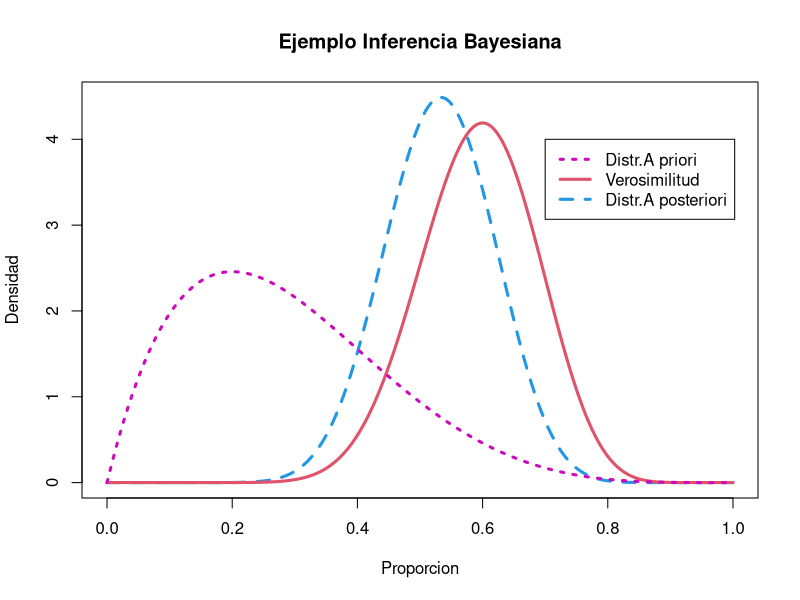

Recreate this plot in R. (Note: this script raises an error after producing the figure.)
#TFM
#DAVID RIUS CARRETERO
# Visualizaciones adicionales

################ grafica a priori y posteriori inferencia bayesiana ##########
Proporcion =seq (0,1, length =1000) # proporcion ratio
x_0 =15 #moneda cara
x_1 =10 # moneda cruz
a =2
b =5
prior = dbeta(Proporcion,a,b)
like=dbeta(Proporcion,x_0+1,x_1+1)
post=dbeta(Proporcion,a+x_0,b+x_1)
plot(Proporcion,post,type="l", ylab="Densidad", lty=2, lwd=3, col=4, main = "Ejemplo Inferencia Bayesiana")
 lines(Proporcion,like,lty=1, lwd=3, col=2)
 lines(Proporcion,prior,lty=3, lwd=3, col=6)
 legend(0.7,4,c("Distr.A priori", "Verosimilitud", "Distr.A posteriori"),
 lty=c(3,1,2) ,lwd=c(3,3,3), col=c(6,2,4))

### graficas datos random normalizados para la visualizacion de los kernels ####
x_predict <- seq(-1, 1, length.out = 201)  # x-coordenadas
l <- 1 # sd(x_predict) # si el kernel sigue una normal, l = sd (x)
sigma.n <- 1
a <- 1
per <- 1

  ############ GP exponencial 
 SE <- function(Xi,Xj, l) exp(-0.5 * (Xi - Xj) ^ 2 / l ^ 2)
 cov <- function(X, Y) outer(X, Y, SE, l)
 COV <- cov(x_predict, x_predict)
 
 ############ GP MATTERN 3_2 
 MT_3_2 <- function(Xi,Xj, l) (1+ (sqrt(3)*abs(Xi - Xj)/ l))*exp(-sqrt(3)*abs(Xi - Xj)/ l)
 # cov <- function(X, Y) outer(X, Y, MT_3_2, l)
 # COV <- cov(x_predict, x_predict)
 
 
 ############ GP MATTERN 5_2 
 MT_5_2 <- function(Xi,Xj, l) (1+ ((sqrt(5)*abs(Xi - Xj)/ l)+(5*(Xi - Xj)^2)/ 3*l^2))*exp(-sqrt(5)*abs(Xi - Xj)/ l)
 # cov <- function(X, Y) outer(X, Y, MT_5_2, l)
 # COV <- cov(x_predict, x_predict)
 
 
 ############ GP rational quadratic
 QR <- function(Xi,Xj, l, a) (1 + (Xi - Xj)^2 / (2 * a * l^2))^(-a)
 # cov <- function(X, Y) outer(X, Y, QR, l, a)
 # COV <- cov(x_predict, x_predict)
 
 ############ GP periodic kernel
 PK <- function(Xi,Xj, l, per) exp(-(2 * (sin(pi * abs(Xi - Xj) / per))^2) / l^2)
 # cov <- function(X, Y) outer(X, Y, PK, l, per)
 # COV <- cov(x_predict, x_predict)
 
set.seed(712712)
 values <- mvrnorm(5, rep(0, length=length(x_predict)), COV)
 
 # creamos un data.frame con las simulaciones realizadas
 dat <- data.frame(x=x_predict, t(values)) %>% # unificamos observaciones
   tidyr::pivot_longer(-x, names_to = "rep", values_to = "value") %>% # ordenamos
   mutate(rep = as.numeric(as.factor(rep))) # arreglamos formatos
 
 # Visualización de las distribuciones multivariantes a prior definidas solo por 
 # la matriz de covarianzas kernels
 priori <- ggplot(dat,aes(x=x,y=value)) +
   geom_line(aes(group=rep), color =  rgb(0.7, 0.1, 0.4), alpha = 1) +
   scale_y_continuous(name="Valores random normalizados") +  xlab("input, x")
# l
# a
# per
# priori
# SE_l_0.01 <- priori + ggtitle("GP - Distr. A Priori- Kernel: SE - length-scale (l)=0.01")
# SE_l_0.5   <- priori + ggtitle("GP - Distr. A Priori- Kernel: SE - length-scale (l)=0.5")
# SE_l_1 <- priori + ggtitle("GP - Distr. A Priori- Kernel: SE - length-scale (l)=1")
# 
# MT_3_2_l_0.01  <- priori + ggtitle("GP - Distr. A Priori- Kernel: MT_3/2 - length-scale (l)=0.01")
# MT_3_2_l_0.5 <- priori + ggtitle("GP - Distr. A Priori- Kernel: MT_3/2 - length-scale (l)=0.5")
# MT_3_2_l_1 <- priori + ggtitle("GP - Distr. A Priori- Kernel: MT_3/2 - length-scale (l)=1")
# 
# MT_5_2_l_0.01 <- priori + ggtitle("GP - Distr. A Priori- Kernel: MT_5/2 - length-scale (l)=0.01")
# MT_5_2_l_0.5 <- priori + ggtitle("GP - Distr. A Priori- Kernel: MT_5/2 - length-scale (l)=0.5")
# MT_5_2_l_1 <- priori + ggtitle("GP - Distr. A Priori- Kernel: MT_5/2 - length-scale (l)=1")
# 
# grid.arrange(SE_l_0.01, SE_l_0.5,SE_l_1,
#              MT_3_2_l_0.01, MT_3_2_l_0.5, MT_3_2_l_1,
#              MT_5_2_l_0.01, MT_5_2_l_0.5, MT_5_2_l_1,
#              nrow = 3, ncol = 3)
# # 
# SE_l_0.01; SE_l_0.5; SE_l_1
# MT_3_2_l_0.01; MT_3_2_l_0.5; MT_3_2_l_1
# MT_5_2_l_0.01; MT_5_2_l_0.5; MT_5_2_l_1


# QR_l_0.01_aplha_0.5 <- priori + ggtitle("GP - Distr. A Priori- Kernel: QR - length-scale (l)=0.01, alpha=0.5")
# QR_l_0.5_aplha_0.5 <- priori + ggtitle("GP - Distr. A Priori- Kernel: QR - length-scale (l)=0.5, alpha=0.5")
# QR_l_1_aplha_0.5 <- priori + ggtitle("GP - Distr. A Priori- Kernel: QR - length-scale (l)=1, alpha=0.5")
# 
# QR_l_0.01_aplha_1 <- priori + ggtitle("GP - Distr. A Priori- Kernel: QR - length-scale (l)=0.01, alpha=1")
# QR_l_0.5_aplha_1 <- priori + ggtitle("GP - Distr. A Priori- Kernel: QR - length-scale (l)=0.5, alpha=1")
# QR_l_1_aplha_1 <- priori + ggtitle("GP - Distr. A Priori- Kernel: QR - length-scale (l)=1, alpha=1")
# 
# PK_l_0.01_per_0.5 <- priori + ggtitle("GP - Distr. A Priori- Kernel: PK - length-scale (l)=0.01, periodic=0.5")
# PK_l_0.5_per_0.5 <- priori + ggtitle("GP - Distr. A Priori- Kernel: PK - length-scale (l)=0.5, periodic=0.5")
# PK_l_1_per_0.5 <- priori + ggtitle("GP - Distr. A Priori- Kernel: PK - length-scale (l)=1, periodic=0.5")
# 
# PK_l_0.01_per_1 <- priori + ggtitle("GP - Distr. A Priori- Kernel: PK - length-scale (l)=0.01, periodic=1")
# PK_l_0.5_per_1 <- priori + ggtitle("GP - Distr. A Priori- Kernel: PK - length-scale (l)=0.5, periodic=1")
# PK_l_1_per_1 <- priori + ggtitle("GP - Distr. A Priori- Kernel: PK - length-scale (l)=1, periodic=1")
# 

# QR_l_0.01_aplha_0.5;QR_l_0.5_aplha_0.5;QR_l_1_aplha_0.5
# QR_l_0.01_aplha_1;QR_l_0.5_aplha_1;QR_l_1_aplha_1
# PK_l_0.01_per_0.5;PK_l_0.5_per_0.5;PK_l_1_per_0.5
# PK_l_0.01_per_1;PK_l_0.5_per_1;PK_l_1_per_1
# grid.arrange(QR_l_0.01_aplha_0.5,QR_l_0.5_aplha_0.5,QR_l_1_aplha_0.5,
#              QR_l_0.01_aplha_1,QR_l_0.5_aplha_1,QR_l_1_aplha_1,
#              PK_l_0.01_per_0.5,PK_l_0.5_per_0.5,PK_l_1_per_0.5,
#              PK_l_0.01_per_1,PK_l_0.5_per_1,PK_l_1_per_1,
#              nrow = 4, ncol = 3)


################## visualización gráfica introduccion inputs ###################

x_train <- c(-0.81,-0.58,
             -0.2,0.33,0.51,0.9
             )
z <- c(3.21,1.8,
  0.2,-1.9,1.75,2.1
       )

y_train <- z

obs <- data.frame(x = x_train,
                  y = y_train)

x_predict <- seq(-1, 1, length.out = 101)  # x-coordenadas
l <- 0.1
sigma.n <- 0.2


############ Definición de todas las funciones de los Kernels ################
############ GP exponencial ##################################################
SE <- function(Xi,Xj, l) exp(-0.5 * (Xi - Xj) ^ 2 / l ^ 2)
cov <- function(X, Y) outer(X, Y, SE, l)
COV <- cov(x_predict, x_predict)

############################## Prior #########################################
set.seed(790790)
values <- mvrnorm(100, rep(0, length=length(x_predict)), COV)

# creamos un data.frame con las simulaciones realizadas
dat <- data.frame(x=x_predict, t(values)) %>% # unificamos observaciones
  tidyr::pivot_longer(-x, names_to = "rep", values_to = "value") %>% # ordenamos
  mutate(rep = as.numeric(as.factor(rep))) # arreglamos formatos

hist_media <- ggplot(dat, aes(x=value)) + 
  geom_density() + geom_density(color="darkblue", fill="lightblue")+
  ggtitle("Curva de Densidad (Distr. Prior)")+
  geom_vline(aes(xintercept=mean(Ef)),
             color="blue", linetype="dashed", size=1)
# Visualización de las distribuciones multivariantes a prior definidas solo por 
# la matriz de covarianzas kernels
priori <- ggplot(dat,aes(x=x,y=value)) +
  geom_line(aes(group=rep), color =  rgb(0.7, 0.1, 0.4), alpha = 0.4) +
  scale_y_continuous(name="valores de y en base al kernel SE") +  xlab("input, x")
plot_prior <- priori + ggtitle("GP - Distribuciones a Priori (Simulaciones)")
plot_prior
# extraemos la media y la matriz de covarianzas estimadas de nuestra distribuciones
# a prior
cov_xx_inv <- solve(cov(obs$x, obs$x)) # inversa de la matriz covarianzas datos observados
# Las estimaciones siguen la formulacion reflejada en el paper
Ef <- cov(x_predict, obs$x) %*% cov_xx_inv %*% obs$y  #Estimaci?m media
Cf <- cov(x_predict, x_predict) - cov(x_predict, obs$x)  %*% cov_xx_inv %*% cov(obs$x, x_predict) #Estimaci?n matrices covarianza

############################ Posterior #######################################

########################### sin ruido ########################################
# 1er escenario sin integracion de ruido (media igual a cero) ruido blanco

# Creamos de nuevo nuestras distribuciones multivariantes normales pero con las
# medias y las matrices de covarianzas esperadas como parametros
set.seed(791791)
values <- mvrnorm(100, Ef, Cf)

dat <- data.frame(x=x_predict, t(values)) %>%
  tidyr::pivot_longer(-x, names_to = "rep", values_to = "value") %>% 
  mutate(rep = as.numeric(as.factor(rep)))

# Visualización al 95% de confianza de nuestro proceso gaussiano a posteriori
gp <- data.frame(x = x_predict, Ef = Ef, sigma = 1.96*sqrt(diag(Cf)) )

post <- ggplot(dat,aes(x=x,y=value)) + 
  geom_line(aes(group=rep), color =  rgb(0.7, 0.1, 0.4), alpha = 0.2) + #REPLICATES
  geom_ribbon(data = gp, aes(x, y = Ef, ymin = Ef - sigma, ymax = Ef + sigma),
              fill="grey", alpha = 0.4) +
  geom_line(dat = gp, aes(x=x,y=Ef), size=1) + # Visualización media
  geom_point(data=obs,aes(x=x,y=y)) +  # Integración Inputs
  scale_y_continuous(name="output, f(x) = y'") +  xlab("input, x")

# plot_train_medias <- post + ggtitle("GP - Distribuciones a Posteriori sin Ruido - Punto 1")

plot_post <- post + ggtitle("GP - Distribuciones a Posteriori sin Ruido")
plot_post

########################### con ruido #########################################
# Creamos de nuevo nuestras distribuciones multivariantes normales pero con las
# medias y las matrices de covarianzas esperadas como parametros y con 
# integración de ruido (sigmma.n)

cov_xx_inv <- solve(cov(obs$x, obs$x) + sigma.n^2 * diag(1, length(obs$x)))
Ef <- cov(x_predict, obs$x) %*% cov_xx_inv %*% obs$y
Cf <- cov(x_predict, x_predict) - cov(x_predict, obs$x)  %*% cov_xx_inv %*% cov(obs$x, x_predict)

set.seed(792792)
values <- mvrnorm(100, Ef, Cf)

dat <- data.frame(x=x_predict, t(values))
dat <- reshape2::melt(dat, id="x")

gp_noise <- data.frame(x_predict = x_predict, Ef = Ef, sigma = 1.96*sqrt(diag(Cf)) ) #95% confianza

post_noise <- ggplot(dat,aes(x=x,y=value)) +
  geom_ribbon(data=gp_noise, aes(x=x_predict, y=Ef, ymin=Ef-sigma, ymax=Ef+sigma),
              fill="grey80") + # Variabilidad 
  geom_line(aes(group=variable), alpha=0.3, col=rgb(0.7, 0.1, 0.4, 0.1)) +
  geom_line(data=gp_noise,aes(x=x_predict,y=Ef), size=1) +
  geom_point(data=obs,aes(x=x,y=y)) + scale_y_continuous(lim=c(-3,4), 
                  name="output, f(x) = y''") + xlab("input, x")

# plot_train_medias_noise <- post_noise + ggtitle("GP - Distribuciones a Posteriori con Ruido - Punto 1")

plot_post_noise <- post_noise + ggtitle("GP - Distribuciones a Posteriori con Ruido")
plot_post_noise


grid.arrange(plot_prior, plot_train_medias, plot_train_medias_noise,
             hist_media,plot_post, plot_post_noise,
             nrow = 2, ncol = 3)
